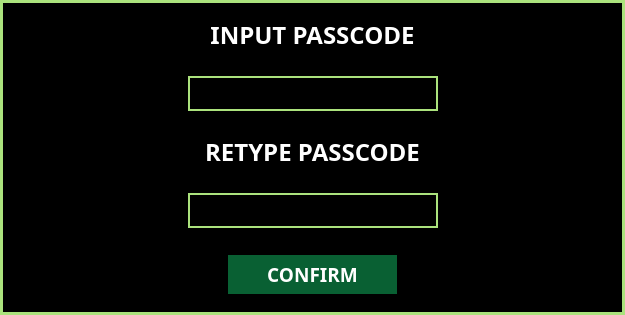
<?xml version="1.0" encoding="UTF-8"?>
<ui version="4.0">
 <class>Dialog</class>
 <widget class="QDialog" name="Dialog">
  <property name="geometry">
   <rect>
    <x>0</x>
    <y>0</y>
    <width>625</width>
    <height>308</height>
   </rect>
  </property>
  <property name="windowTitle">
   <string>Dialog</string>
  </property>
  <property name="styleSheet">
   <string notr="true">#widget{
background-color: black;
border: 3px solid #ABE27D;
}
.QPushButton{
background-color: #096033;
border: 3px solid;
color: white
}
.QLineEdit{
border : 2px solid #ABE27D;
background-color:rgba(0,0,0,0);
color: white
}
.QLabel{
color: white;
}</string>
  </property>
  <layout class="QGridLayout" name="gridLayout">
   <property name="leftMargin">
    <number>0</number>
   </property>
   <property name="topMargin">
    <number>0</number>
   </property>
   <property name="rightMargin">
    <number>0</number>
   </property>
   <property name="bottomMargin">
    <number>0</number>
   </property>
   <property name="spacing">
    <number>0</number>
   </property>
   <item row="0" column="0">
    <widget class="QWidget" name="widget" native="true">
     <layout class="QGridLayout" name="gridLayout_2">
      <item row="0" column="0">
       <layout class="QVBoxLayout" name="verticalLayout">
        <item>
         <widget class="QWidget" name="widget_4" native="true">
          <layout class="QHBoxLayout" name="horizontalLayout_3">
           <item>
            <spacer name="horizontalSpacer_3">
             <property name="orientation">
              <enum>Qt::Horizontal</enum>
             </property>
             <property name="sizeHint" stdset="0">
              <size>
               <width>161</width>
               <height>20</height>
              </size>
             </property>
            </spacer>
           </item>
           <item>
            <widget class="QLabel" name="label">
             <property name="font">
              <font>
               <family>DM Sans</family>
               <pointsize>18</pointsize>
               <bold>true</bold>
              </font>
             </property>
             <property name="text">
              <string>INPUT PASSCODE</string>
             </property>
             <property name="alignment">
              <set>Qt::AlignCenter</set>
             </property>
            </widget>
           </item>
           <item>
            <spacer name="horizontalSpacer_4">
             <property name="orientation">
              <enum>Qt::Horizontal</enum>
             </property>
             <property name="sizeHint" stdset="0">
              <size>
               <width>160</width>
               <height>20</height>
              </size>
             </property>
            </spacer>
           </item>
          </layout>
         </widget>
        </item>
        <item>
         <widget class="QWidget" name="widget_3" native="true">
          <layout class="QHBoxLayout" name="horizontalLayout">
           <item>
            <spacer name="horizontalSpacer">
             <property name="orientation">
              <enum>Qt::Horizontal</enum>
             </property>
             <property name="sizeHint" stdset="0">
              <size>
               <width>137</width>
               <height>20</height>
              </size>
             </property>
            </spacer>
           </item>
           <item>
            <widget class="QLineEdit" name="PCode_LE">
             <property name="sizePolicy">
              <sizepolicy hsizetype="Fixed" vsizetype="Fixed">
               <horstretch>0</horstretch>
               <verstretch>0</verstretch>
              </sizepolicy>
             </property>
             <property name="minimumSize">
              <size>
               <width>250</width>
               <height>35</height>
              </size>
             </property>
             <property name="maxLength">
              <number>6</number>
             </property>
            </widget>
           </item>
           <item>
            <spacer name="horizontalSpacer_2">
             <property name="orientation">
              <enum>Qt::Horizontal</enum>
             </property>
             <property name="sizeHint" stdset="0">
              <size>
               <width>136</width>
               <height>20</height>
              </size>
             </property>
            </spacer>
           </item>
          </layout>
         </widget>
        </item>
        <item>
         <widget class="QWidget" name="widget_5" native="true">
          <layout class="QHBoxLayout" name="horizontalLayout_4">
           <item>
            <spacer name="horizontalSpacer_7">
             <property name="orientation">
              <enum>Qt::Horizontal</enum>
             </property>
             <property name="sizeHint" stdset="0">
              <size>
               <width>161</width>
               <height>20</height>
              </size>
             </property>
            </spacer>
           </item>
           <item>
            <widget class="QLabel" name="label_2">
             <property name="font">
              <font>
               <family>DM Sans</family>
               <pointsize>18</pointsize>
               <bold>true</bold>
              </font>
             </property>
             <property name="text">
              <string>RETYPE PASSCODE</string>
             </property>
             <property name="alignment">
              <set>Qt::AlignCenter</set>
             </property>
            </widget>
           </item>
           <item>
            <spacer name="horizontalSpacer_8">
             <property name="orientation">
              <enum>Qt::Horizontal</enum>
             </property>
             <property name="sizeHint" stdset="0">
              <size>
               <width>160</width>
               <height>20</height>
              </size>
             </property>
            </spacer>
           </item>
          </layout>
         </widget>
        </item>
        <item>
         <widget class="QWidget" name="widget_6" native="true">
          <layout class="QHBoxLayout" name="horizontalLayout_6">
           <item>
            <spacer name="horizontalSpacer_11">
             <property name="orientation">
              <enum>Qt::Horizontal</enum>
             </property>
             <property name="sizeHint" stdset="0">
              <size>
               <width>137</width>
               <height>20</height>
              </size>
             </property>
            </spacer>
           </item>
           <item>
            <widget class="QLineEdit" name="VPCode_LE">
             <property name="sizePolicy">
              <sizepolicy hsizetype="Fixed" vsizetype="Fixed">
               <horstretch>0</horstretch>
               <verstretch>0</verstretch>
              </sizepolicy>
             </property>
             <property name="minimumSize">
              <size>
               <width>250</width>
               <height>35</height>
              </size>
             </property>
             <property name="maxLength">
              <number>6</number>
             </property>
            </widget>
           </item>
           <item>
            <spacer name="horizontalSpacer_12">
             <property name="orientation">
              <enum>Qt::Horizontal</enum>
             </property>
             <property name="sizeHint" stdset="0">
              <size>
               <width>136</width>
               <height>20</height>
              </size>
             </property>
            </spacer>
           </item>
          </layout>
         </widget>
        </item>
        <item>
         <widget class="QWidget" name="widget_2" native="true">
          <layout class="QHBoxLayout" name="horizontalLayout_2">
           <item>
            <spacer name="horizontalSpacer_5">
             <property name="orientation">
              <enum>Qt::Horizontal</enum>
             </property>
             <property name="sizeHint" stdset="0">
              <size>
               <width>212</width>
               <height>20</height>
              </size>
             </property>
            </spacer>
           </item>
           <item>
            <widget class="QPushButton" name="Confirm_btn">
             <property name="sizePolicy">
              <sizepolicy hsizetype="Fixed" vsizetype="Fixed">
               <horstretch>0</horstretch>
               <verstretch>0</verstretch>
              </sizepolicy>
             </property>
             <property name="minimumSize">
              <size>
               <width>175</width>
               <height>45</height>
              </size>
             </property>
             <property name="font">
              <font>
               <family>DM Sans</family>
               <pointsize>14</pointsize>
               <bold>true</bold>
              </font>
             </property>
             <property name="text">
              <string>CONFIRM</string>
             </property>
            </widget>
           </item>
           <item>
            <spacer name="horizontalSpacer_6">
             <property name="orientation">
              <enum>Qt::Horizontal</enum>
             </property>
             <property name="sizeHint" stdset="0">
              <size>
               <width>211</width>
               <height>20</height>
              </size>
             </property>
            </spacer>
           </item>
          </layout>
         </widget>
        </item>
       </layout>
      </item>
     </layout>
    </widget>
   </item>
  </layout>
 </widget>
 <resources/>
 <connections/>
</ui>
